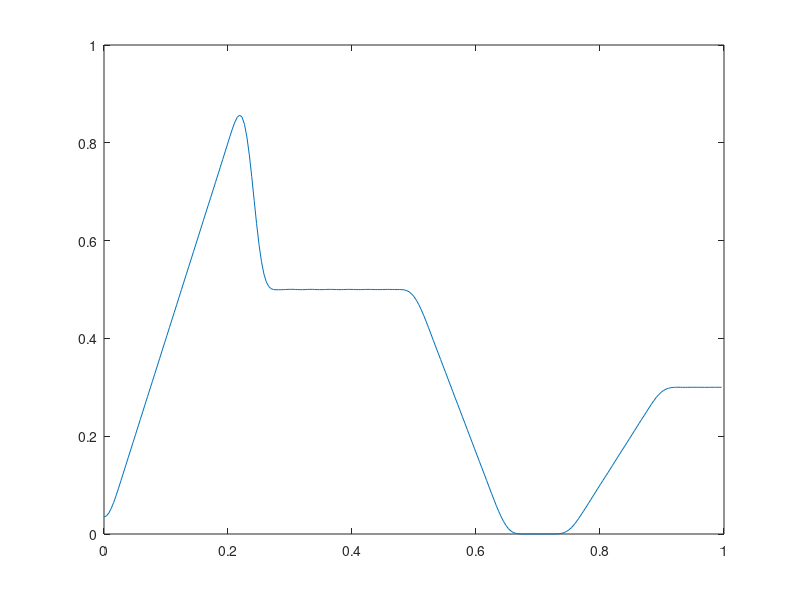

This figure's MATLAB source: (Note: this script raises an error after producing the figure.)
%Program to design an FIR fiter using fir2
F =[0 0.25 0.25 0.5 0.65 0.75 0.9 1.0];
M = [0 1 0.5 0.5 0 0 0.3 0.3];
b=fir2(128, F, M);
[h,w]=freqz(b, 1, 256);
H=abs(h);
plot(w/pi,H);Grid;

ylabel('Magnitude')
xlabel('Normalized frequency')
%end
